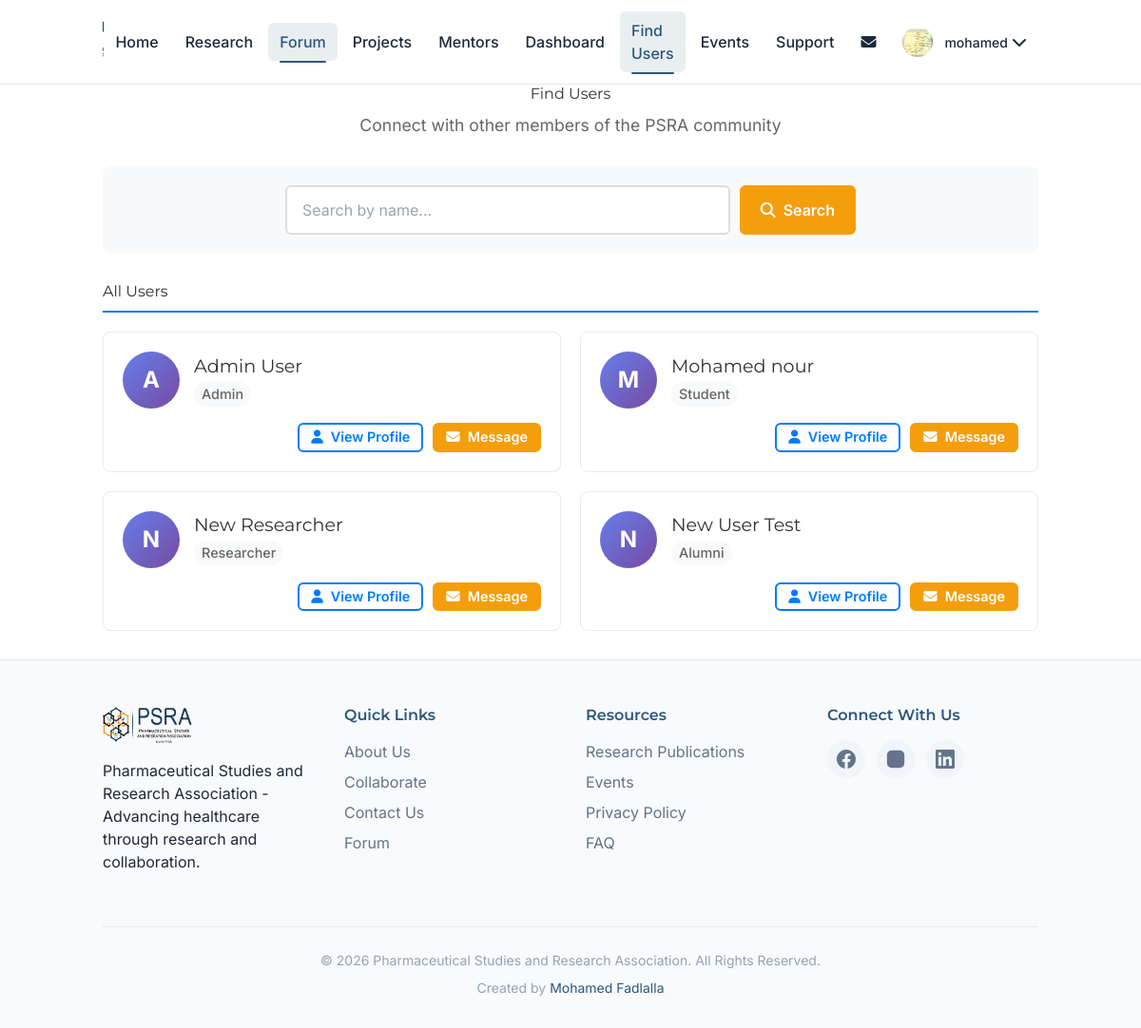
Screenshot of /forum/users (signed in) with the database file from the repository.
### models.py (models this page shows, shortened)
class Profile(db.Model):
    __tablename__ = 'profiles'
    id = db.Column(db.Integer, primary_key=True)
    user_id = db.Column(db.Integer, db.ForeignKey('user.id', ondelete='CASCADE'), unique=True, nullable=False)
    full_name = db.Column(db.String(200), nullable=False)
    bio = db.Column(db.Text, nullable=True)
    profile_picture_url = db.Column(db.Text, nullable=True)
    department_id = db.Column(db.Integer, db.ForeignKey('departments.id'), nullable=True)
    university_id = db.Column(db.Integer, db.ForeignKey('universities.id'), nullable=True)
    headline = db.Column(db.String(200), nullable=True)
    location = db.Column(db.String(100), nullable=True)
    linkedin_url = db.Column(db.String(200), nullable=True)
    website_url = db.Column(db.String(200), nullable=True)
    languages = db.Column(db.Text, nullable=True)
    certifications = db.Column(db.Text, nullable=True)
    projects = db.Column(db.Text, nullable=True)
    publications = db.Column(db.Text, nullable=True)
    professional_summary = db.Column(db.Text, nullable=True)
    education = db.Column(db.Text, nullable=True)
    experience = db.Column(db.Text, nullable=True)
    created_at = db.Column(db.DateTime, default=datetime.utcnow)
    user = db.relationship('User', back_populates='profile')
    department = db.relationship('Department', back_populates='profiles')
    university = db.relationship('University', back_populates='profiles')

class User(UserMixin, db.Model):
    id = db.Column(db.Integer, primary_key=True)
    email = db.Column(db.String(120), unique=True, nullable=False)
    password_hash = db.Column(db.String(255), nullable=True)
    google_id = db.Column(db.String(100), unique=True, nullable=True)
    phone_number = db.Column(db.String(20), nullable=True)
    whatsapp_number = db.Column(db.String(20), nullable=True)
    is_admin = db.Column(db.Boolean, default=False)
    email_notifications_enabled = db.Column(db.Boolean, default=True)
    event_reminders_enabled = db.Column(db.Boolean, default=True)
    new_research_alerts_enabled = db.Column(db.Boolean, default=True)
    created_at = db.Column(db.DateTime, default=datetime.utcnow)
    role = db.Column(db.Enum(UserRole), nullable=False, default=UserRole.STUDENT)
    user_skills = db.relationship('UserSkill', back_populates='user', cascade='all, delete-orphan')
    profile = db.relationship('Profile', back_populates='user', uselist=False, cascade='all, delete-orphan')
    student_profile = db.relationship('StudentProfile', back_populates='user', uselist=False, cascade='all, delete-orphan')
    alumni_profile = db.relationship('AlumniProfile', back_populates='user', uselist=False, cascade='all, delete-orphan')
    researcher_profile = db.relationship('ResearcherProfile', back_populates='user', uselist=False, cascade='all, delete-orphan')
    posts = db.relationship('Post', backref='author', lazy=True, cascade='all, delete-orphan')
    comments = db.relationship('Comment', backref='author', lazy=True, cascade='all, delete-orphan')
    likes = db.relationship('Like', backref='user', lazy=True, cascade='all, delete-orphan')
    events = db.relationship('Event', backref='creator', lazy=True, cascade='all, delete-orphan')
    @property
    def name(self):
        return self.profile.full_name if self.profile else "Unknown User"
    @property
    def status(self):
        return self.role.value if self.role else 'student'
    @property
    def headline(self):
        return self.profile.headline if self.profile else None
    @property
    def location(self):
        return self.profile.location if self.profile else None
    @property
    def about(self):
        return self.profile.bio if self.profile else None
    @property
    def profile_picture_url(self):
        return self.profile.profile_picture_url if self.profile else None
    @property
    def linkedin_url(self):
        return self.profile.linkedin_url if self.profile else None
    @property
    def website_url(self):
        return self.profile.website_url if self.profile else None
    @property
    def languages(self):
        return self.profile.languages if self.profile else None
    @property
    def certifications(self):
        return self.profile.certifications if self.profile else None
    @property
    def projects(self):
        return self.profile.projects if self.profile else None
    @property
    def publications(self):
        return self.profile.publications if self.profile else None
    @property
    def professional_summary(self):
        return self.profile.professional_summary if self.profile else None
    @property
    def education(self):
        return self.profile.education if self.profile else '[]'
    @property
    def experience(self):
        return self.profile.experience if self.profile else '[]'
    @property
    def skills(self):
        if not self.user_skills:
            return ""
        return ",".join([us.skill.name for us in self.user_skills if us.skill])

### forum/routes.py (the view)
@forum_bp.route('/users')
@login_required
def users():
    search = request.args.get('search', '').strip()
    page = request.args.get('page', 1, type=int)
    per_page = 20
    from models import Profile
    query = User.query.join(User.profile).filter(User.id != current_user.id)
    if search:
        query = query.filter(Profile.full_name.ilike(f'%{search}%'))
    users_pagination = query.order_by(Profile.full_name).paginate(page=page, per_page=per_page, error_out=False)
    return render_template('users.html', users=users_pagination.items, search=search, pagination=users_pagination)

### templates/users.html (shortened to what this page needs)
{% extends "base.html" %}
{% block content %}
<div class="container">
    <div class="users-header">
        <h1>Find Users</h1>
        <p>Connect with other members of the PSRA community</p>
    </div>
    <div class="search-section">
        <form method="GET" action="{{ url_for('forum.users') }}" class="search-form">
            <div class="search-input-group">
                <input type="text" name="search" value="{{ search }}" placeholder="Search by name..." class="search-input">
                <button type="submit" class="btn btn-primary search-btn">
                    <i class="fas fa-search"></i> Search
                </button>
            </div>
        </form>
    </div>
    <div class="users-results">
        {% if search %}
            <h2>Search Results for "{{ search }}"</h2>
        {% else %}
            <h2>All Users</h2>
        {% endif %}
        {% if users %}
            <div class="users-grid">
                {% for user in users %}
                <div class="user-card">
                    <div class="user-card-header">
                        <div class="user-avatar">
                            {% if user.profile_picture_url %}
                            <img src="{{ user.profile_picture_url }}" alt="{{ user.name }}'s profile picture">
                            {% else %}
                            <div class="avatar-placeholder">
                                {{ user.name[0].upper() }}
                            </div>
                            {% endif %}
                        </div>
                        <div class="user-info">
                            <h3><a href="{{ url_for('forum.user_profile', user_id=user.id) }}">{{ user.name }}</a></h3>
                            <div class="user-meta">
                                <span class="user-status">{{ user.status.title() }}</span>
                            </div>
                        </div>
                    </div>
                    <div class="user-card-actions">
                        <a href="{{ url_for('forum.user_profile', user_id=user.id) }}" class="btn btn-outline-primary btn-sm">
                            <i class="fas fa-user"></i> View Profile
                        </a>
                        <a href="{{ url_for('forum.send_message', user_id=user.id) }}" class="btn btn-primary btn-sm">
                            <i class="fas fa-envelope"></i> Message
                        </a>
                    </div>
                </div>
                {% endfor %}
            </div>
        {% endif %}
    </div>
</div>
{% endblock %}

### templates/base.html (shortened to what this page needs)
<!DOCTYPE html>
<html lang="en">
<head>
    <script src="https://cdn.tailwindcss.com"></script>
    <link rel="stylesheet" href="{{ url_for('static', filename='css/style.css') }}">
    <link rel="stylesheet" href="https://cdnjs.cloudflare.com/ajax/libs/font-awesome/6.4.0/css/all.min.css" />
</head>
<body>
    <header class="header" id="header">
        <div class="container">
            <nav class="nav-main" id="main-nav" role="navigation" aria-label="Main navigation">
                <ul class="nav-list">
                    <li class="hidden md:block"><a href="{{ url_for('home') }}" class="nav-link {% if request.endpoint == 'home' %}active{% endif %}">Home</a></li>
                    <li><a href="{{ url_for('research') }}" class="nav-link {% if request.endpoint == 'research' %}active{% endif %}">Research</a></li>
                    <li class="hidden md:block"><a href="{{ url_for('forum.forum_main') }}" class="nav-link {% if 'forum' in request.endpoint and 'login' not in request.endpoint and 'register' not in request.endpoint %}active{% endif %}">Forum</a></li>
                    <li><a href="{{ url_for('hub.browse_projects') }}" class="nav-link {% if 'projects' in request.endpoint %}active{% endif %}">Projects</a></li>
                    <li><a href="{{ url_for('hub.browse_mentors') }}" class="nav-link {% if 'mentors' in request.endpoint %}active{% endif %}">Mentors</a></li>
                    {% if current_user.is_authenticated %}
                    <li><a href="{{ url_for('dashboard') }}" class="nav-link {% if request.endpoint == 'dashboard' %}active{% endif %}">Dashboard</a></li>
                    <li><a href="{{ url_for('forum.users') }}" class="nav-link {% if request.endpoint == 'forum.users' %}active{% endif %}">Find Users</a></li>
                    {% endif %}
                    <li><a href="{{ url_for('events') }}" class="nav-link {% if request.endpoint == 'events' %}active{% endif %}">Events</a></li>
                    <li><a href="{{ url_for('support') }}" class="nav-link {% if request.endpoint == 'support' %}active{% endif %}">Support</a></li>
                    {% if current_user.is_authenticated %}
                    <li class="nav-item-relative hidden md:block">
                        <a href="{{ url_for('forum.messages') }}" class="nav-link " aria-label="Messages">
                            <i class="fas fa-envelope"></i>
                        </a>
                    </li>
                    <li class="nav-dropdown">
                        <button class="nav-link user-dropdown-toggle" aria-expanded="false" aria-haspopup="true">
                            <div class="avatar avatar-sm">
                                {% if current_user.profile_picture_url %}
                                <img src="{{ current_user.profile_picture_url }}" alt="{{ current_user.name }}'s profile picture">
                                {% else %}
                                <span class="avatar-placeholder">{{ current_user.name[0].upper() }}</span>
                                {% endif %}
                            </div>
                            <span class="user-name">{{ current_user.name.split()[0] }}</span>
                            <i class="fas fa-chevron-down"></i>
                        </button>
                    </li>
                    {% endif %}
                </ul>
            </nav>
        </div>
    </header>
    <main id="main-content">
        {% block content %}{% endblock %}
    </main>
    <footer class="footer">
        <div class="container">
            <div class="footer-grid">
                <div class="footer-column">
                    <img src="{{ url_for('static', filename='images/logo.png') }}" alt="PSRA Logo" class="footer-logo">
                    <p>Pharmaceutical Studies and Research Association - Advancing healthcare through research and collaboration.</p>
                </div>
                <div class="footer-column">
                    <h4 class="footer-title">Quick Links</h4>
                    <ul class="footer-links">
                        <li><a href="{{ url_for('about') }}">About Us</a></li>
                        <li><a href="{{ url_for('collaborate') }}">Collaborate</a></li>
                        <li><a href="{{ url_for('contact') }}">Contact Us</a></li>
                        <li><a href="{{ url_for('forum.forum_main') }}">Forum</a></li>
                    </ul>
                </div>
                <div class="footer-column">
                    <h4 class="footer-title">Resources</h4>
                    <ul class="footer-links">
                        <li><a href="{{ url_for('research') }}">Research Publications</a></li>
                        <li><a href="{{ url_for('events') }}">Events</a></li>
                        <li><a href="{{ url_for('privacy') }}">Privacy Policy</a></li>
                        <li><a href="{{ url_for('faq') }}">FAQ</a></li>
                    </ul>
                </div>
                <div class="footer-column">
                    <h4 class="footer-title">Connect With Us</h4>
                    <div class="social-icons">
                        <a href="https://www.facebook.com/fpsauofk" target="_blank" rel="noopener noreferrer" class="social-icon facebook" aria-label="Facebook">
                        </a>
                        <a href="https://www.instagram.com/fpsauofk" target="_blank" rel="noopener noreferrer" class="social-icon instagram" aria-label="Instagram">
                        </a>
                        <a href="https://linkedin.com/in/faculty-of-pharmacy-students-association-uofk-96337621a" target="_blank" rel="noopener noreferrer" class="social-icon linkedin" aria-label="LinkedIn">
                        </a>
                    </div>
                </div>
            </div>
            <div class="footer-bottom">
                <p>&copy; {{ now.year if now else 2026 }} Pharmaceutical Studies and Research Association. All Rights Reserved.</p>
                <p>Created by <a href="https://mohamedfadlalla.github.io" target="_blank" rel="noopener noreferrer">Mohamed Fadlalla</a></p>
            </div>
        </div>
    </footer>
</body>
</html>

### rows the page displays
Profile: profile_picture_url (picture), name "mohamed"
User: full_name "A", name "Admin User", status "Admin"
User: full_name "M", name "Mohamed nour", status "Student"
User: full_name "N", name "New Researcher", status "Researcher"
User: full_name "N", name "New User Test", status "Alumni"

### other values shown
{{ now.year if now else 2026 }} "2026"
